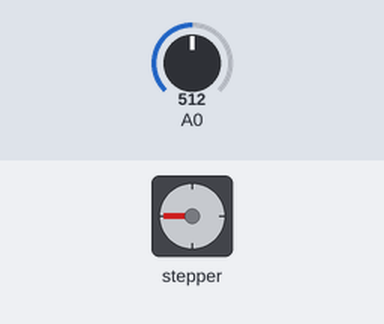
This sketch was run on a simulated Arduino Uno, built with avr-gcc and run on an emulated ATmega328P. Parts: stepper motor. The test bench sets the inputs (shaded band); at power-on: A0 = 512. Stepper angles assume 200 steps per turn.

Above: at 1.2 s.
1.3 s: A0 set to 716
At 1.69 s:
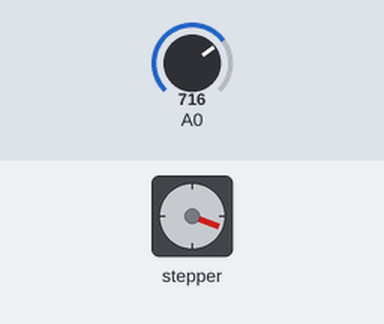
4.3 s: A0 set to 900
At 4.71 s:
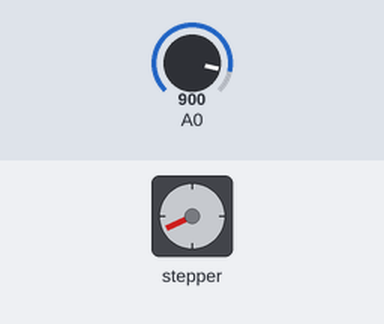
7.3 s: A0 set to 1023
At 7.73 s:
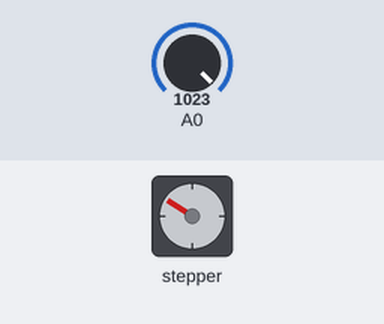
Timing chart, 0 to 19.3 s (numbered marks = the images above; inputs shaded):
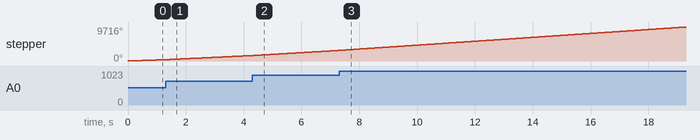

The sketch:

Step_Motor_ansteuern_Drehregler.ino
```cpp
#include <Stepper.h>

const int stepsPerRevolution = 200;

Stepper myStepper(stepsPerRevolution, 3, 4, 5, 6);

int stepCount = 0;
void setup() {
}

void loop() {
  int sensorReading = analogRead(A0);
  int motorSpeed = map(sensorReading, 0, 1023, 0, 100);
  if (motorSpeed > 0) {
    myStepper.setSpeed(motorSpeed);
    // step 1/100 of a revolution:
    myStepper.step(stepsPerRevolution / 100);
  }
}
```
